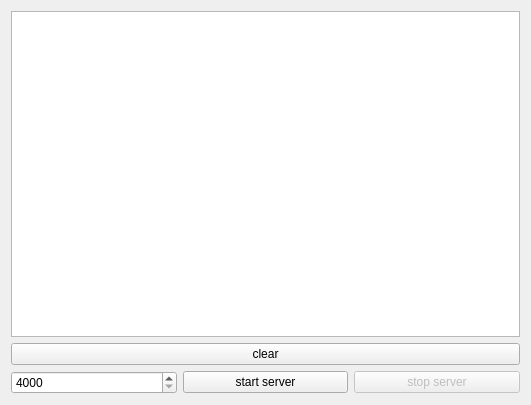
<?xml version="1.0" encoding="UTF-8"?>
<ui version="4.0">
 <class>TcpServer</class>
 <widget class="QWidget" name="TcpServer">
  <property name="enabled">
   <bool>true</bool>
  </property>
  <property name="geometry">
   <rect>
    <x>0</x>
    <y>0</y>
    <width>531</width>
    <height>405</height>
   </rect>
  </property>
  <property name="windowTitle">
   <string>Form</string>
  </property>
  <layout class="QVBoxLayout" name="verticalLayout_2">
   <item>
    <layout class="QVBoxLayout" name="verticalLayout">
     <item>
      <widget class="QPlainTextEdit" name="plainTextEdit"/>
     </item>
     <item>
      <widget class="QPushButton" name="pushButton">
       <property name="text">
        <string>clear</string>
       </property>
      </widget>
     </item>
    </layout>
   </item>
   <item>
    <layout class="QHBoxLayout" name="horizontalLayout">
     <item>
      <widget class="QSpinBox" name="port_spinBox">
       <property name="minimum">
        <number>4000</number>
       </property>
       <property name="maximum">
        <number>4100</number>
       </property>
      </widget>
     </item>
     <item>
      <widget class="QPushButton" name="pushButton_2">
       <property name="text">
        <string>start server</string>
       </property>
      </widget>
     </item>
     <item>
      <widget class="QPushButton" name="pushButton_3">
       <property name="enabled">
        <bool>false</bool>
       </property>
       <property name="text">
        <string>stop server</string>
       </property>
      </widget>
     </item>
    </layout>
   </item>
  </layout>
 </widget>
 <resources/>
 <connections>
  <connection>
   <sender>pushButton</sender>
   <signal>clicked()</signal>
   <receiver>plainTextEdit</receiver>
   <slot>clear()</slot>
   <hints>
    <hint type="sourcelabel">
     <x>354</x>
     <y>24</y>
    </hint>
    <hint type="destinationlabel">
     <x>265</x>
     <y>201</y>
    </hint>
   </hints>
  </connection>
 </connections>
 <slots>
  <slot>slot1()</slot>
 </slots>
</ui>
